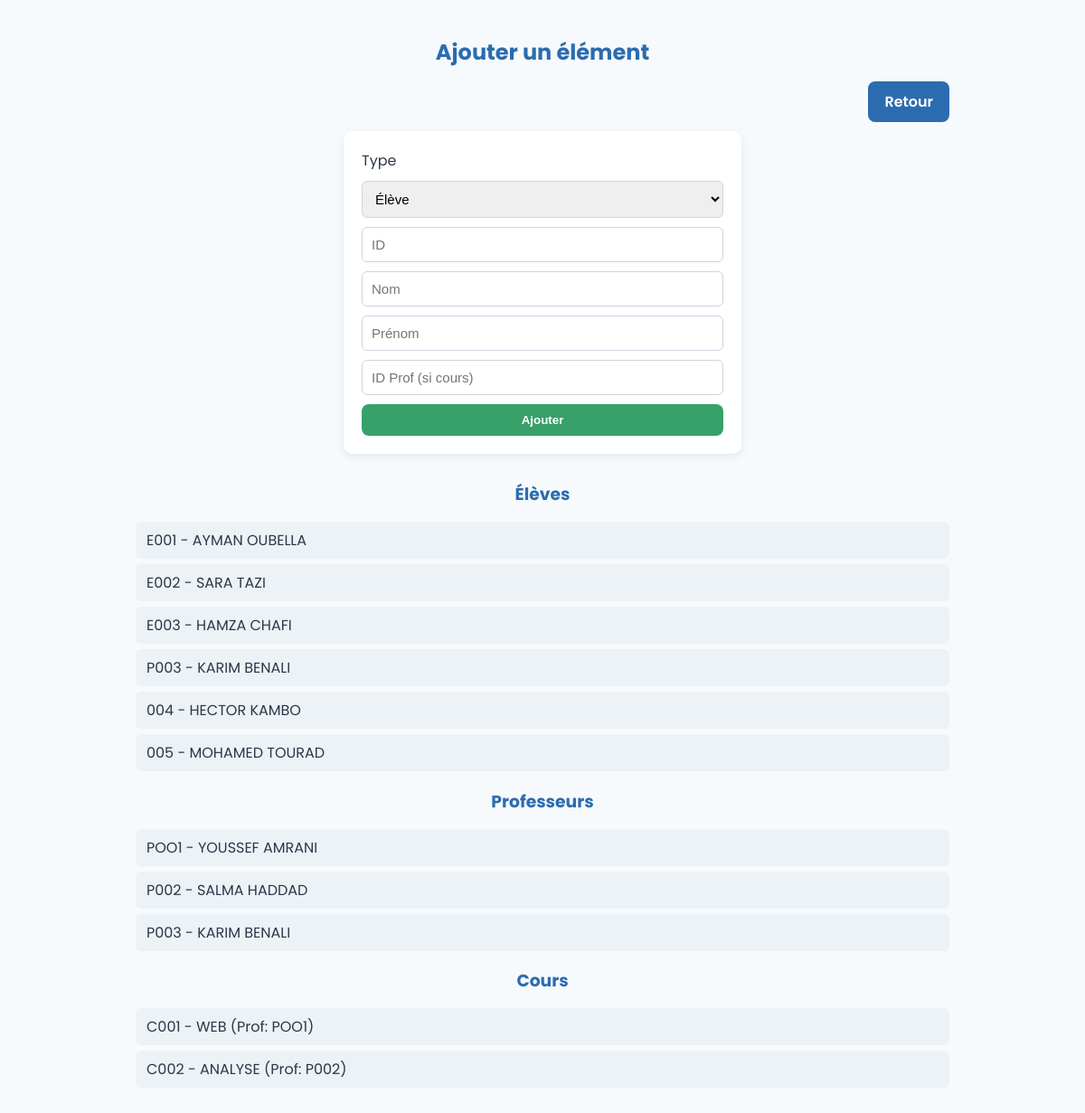
The app's page /admin-dashboard with its own data.
### models.py (models this page shows, shortened)
class Eleve(db.Model):
    id = db.Column(db.String(20), primary_key=True)
    nom = db.Column(db.String(50))
    prenom = db.Column(db.String(50))
    qr_code_path = db.Column(db.String(200))

class Professeur(db.Model):
    id = db.Column(db.String(20), primary_key=True)
    nom = db.Column(db.String(50))
    prenom = db.Column(db.String(50))

class Cours(db.Model):
    id = db.Column(db.String(20), primary_key=True)
    nom = db.Column(db.String(100))
    professeur_id = db.Column(db.String(20), db.ForeignKey('professeur.id'))
    qr_code_path = db.Column(db.String(200))

### routes.py (the view, shortened to what this page needs)
@bp.route('/admin-dashboard', methods=['GET', 'POST'])
def admin_dashboard():
    eleves = Eleve.query.all()
    profs = Professeur.query.all()
    cours = Cours.query.all()
    return render_template('admin_dashboard.html', eleves=eleves, profs=profs, cours=cours)

### templates/admin_dashboard.html (shortened to what this page needs)
{% extends "base.html" %}
{% block content %}
    <h2>Ajouter un élément</h2>
    <div style="text-align: right; margin-bottom: 10px;">
        <a href="{{ url_for('routes.scan_prof') }}" class="btn">Retour</a>
    </div>
  <form method="POST">
    <label>Type</label>
    <select name="type" required>
      <option value="eleve">Élève</option>
    </select>
    <input type="text" name="id" placeholder="ID" required>
    <input type="text" name="nom" placeholder="Nom" required>
    <input type="text" name="prenom" placeholder="Prénom" required>
    <input type="text" name="prof_id" placeholder="ID Prof (si cours)">
    <button type="submit" class="btn primary">Ajouter</button>
  </form>
  <h3>Élèves</h3>
  <ul>
    {% for e in eleves %}
      <li>{{ e.id }} - {{ e.prenom }} {{ e.nom }}</li>
    {% endfor %}
  </ul>
  <h3>Professeurs</h3>
  <ul>
    {% for p in profs %}
      <li>{{ p.id }} - {{ p.prenom }} {{ p.nom }}</li>
    {% endfor %}
  </ul>
  <h3>Cours</h3>
  <ul>
    {% for c in cours %}
      <li>{{ c.id }} - {{ c.nom }} (Prof: {{ c.professeur_id }})</li>
    {% endfor %}
  </ul>
{% endblock %}

### templates/base.html (shortened to what this page needs)
<!DOCTYPE html>
<html lang="fr">
<head>
  <link rel="stylesheet" href="{{ url_for('static', filename='css/style.css') }}">
</head>
<body>
  <div class="container">
    {% block content %}{% endblock %}
  </div>
</body>
</html>

### static/css/style.css (style rules this page uses)
:root { --primary: #2b6cb0; --success: #38a169; --danger: #e53e3e; --bg: #f7fafc; --text: #2d3748; --card: #ffffff; }
body { font-family: 'Poppins', sans-serif; background: var(--bg); color: var(--text); margin: 0; padding: 0; min-height: 100vh; }
.container { max-width: 900px; margin: 0 auto; padding: 20px; }
.btn { padding: 10px 18px; border-radius: 8px; text-decoration: none; font-weight: 600; transition: all 0.3s ease; display: inline-block; border: none; }
.btn.primary { background-color: var(--success); color: white; }
.btn { background-color: var(--primary); color: white; }
h1, h2, h3 { text-align: center; color: var(--primary); margin-bottom: 15px; }
ul { list-style: none; padding: 0; }
li { background: #edf2f7; margin: 6px 0; padding: 8px 12px; border-radius: 6px; }
form { display: flex; flex-direction: column; gap: 10px; background: var(--card); padding: 20px; border-radius: 10px; box-shadow: 0 3px 10px rgba(0,0,0,0.08); max-width: 400px; margin: 0 auto 30px; }
input, select { padding: 10px; border: 1px solid #cbd5e0; border-radius: 6px; font-size: 15px; outline: none; }

### records on screen
Eleve: id "E001", prenom "AYMAN", nom "OUBELLA"
Eleve: id "E002", prenom "SARA", nom "TAZI"
Eleve: id "E003", prenom "HAMZA", nom "CHAFI"
Eleve: id "P003", prenom "KARIM", nom "BENALI"
Eleve: id "004", prenom "HECTOR", nom "KAMBO"
Eleve: id "005", prenom "MOHAMED", nom "TOURAD"
Professeur: id "POO1", prenom "YOUSSEF", nom "AMRANI"
Professeur: id "P002", prenom "SALMA", nom "HADDAD"
Professeur: id "P003", prenom "KARIM", nom "BENALI"
Cours: id "C001", nom "WEB", professeur_id "POO1"
Cours: id "C002", nom "ANALYSE", professeur_id "P002"
